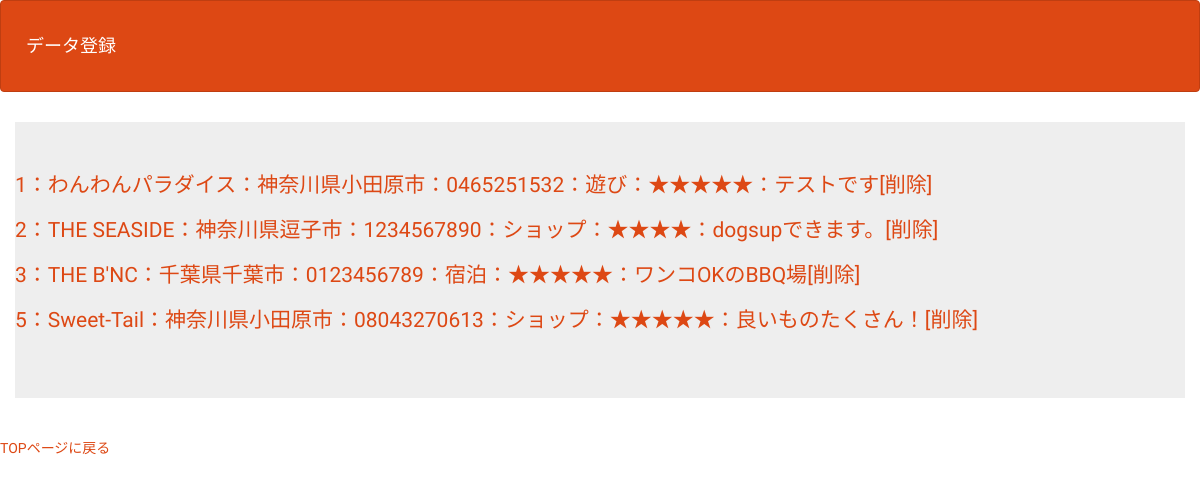
The page /spot_toukou_list.php (signed in) on the database its author committed.
### tables this page shows
CREATE TABLE `st_spot_table` (
  `id` int(11) NOT NULL,
  `name` varchar(128) NOT NULL,
  `address` varchar(256) NOT NULL,
  `tel` varchar(32) NOT NULL,
  `category` varchar(32) NOT NULL,
  `star` varchar(32) NOT NULL,
  `comment` text NOT NULL,
  `date` datetime(6) NOT NULL
);

### spot_toukou_list.php (the view, shortened to what this page needs)
<?php
$pdo = db_conn();
$stmt = $pdo->prepare('SELECT * FROM st_spot_table');
$status = $stmt->execute();
$view = '';
if ($status === false) {
    sql_error($stmt);
} else {
    while ($result = $stmt->fetch(PDO::FETCH_ASSOC)) {
        $view .= '<p>';
        $view .= '<a href="spot_toukou_re.php?id=' . $result['id'] . '">';
        $view .= $result['id'] . '：' . $result['name']. '：' . $result['address']. '：' . $result['tel']. '：' . $result['category']. '：' . $result['star']. '：' . $result['comment'];
        $view .= '</a>';
        $view .= '<a href="spot_delete.php?id=' . $result['id'] . '">';
        $view .= "[削除]";
        $view .= '</a>';
        $view .= '</p>';
    }
}
?>
<!DOCTYPE html>
<html lang="ja">
<head>
    <link rel="stylesheet" href="css/range.css">
    <link href="css/bootstrap.min.css" rel="stylesheet">
</head>
<body id="main">
    <header>
        <nav class="navbar navbar-default">
            <div class="container-fluid">
                <div class="navbar-header">
                    <a class="navbar-brand" href="spot_toukou_index.php">データ登録</a>
                </div>
            </div>
        </nav>
    </header>
    <div>
        <div class="container jumbotron">
            <?= $view ?>
        </div>
    </div>
    <a href="index.php">TOPページに戻る</a>
</body>
</html>

### spot_toukou_list.php (style rules this page uses)
div { padding: 10px; font-size: 16px; }

### rows shown on the page
st_spot_table: value "1：わんわんパラダイス：神奈川県小田原市：0465251532：遊び：★★★★★：テストです [削除]"
st_spot_table: value "2：THE SEASIDE：神奈川県逗子市：1234567890：ショップ：★★★★：dogsupできます。 [削除]"
st_spot_table: value "3：THE B'NC：千葉県千葉市：0123456789：宿泊：★★★★★：ワンコOKのBBQ場 [削除]"
st_spot_table: value "5：Sweet-Tail：神奈川県小田原市：08043270613：ショップ：★★★★★：良いものたくさん！ [削除]"
